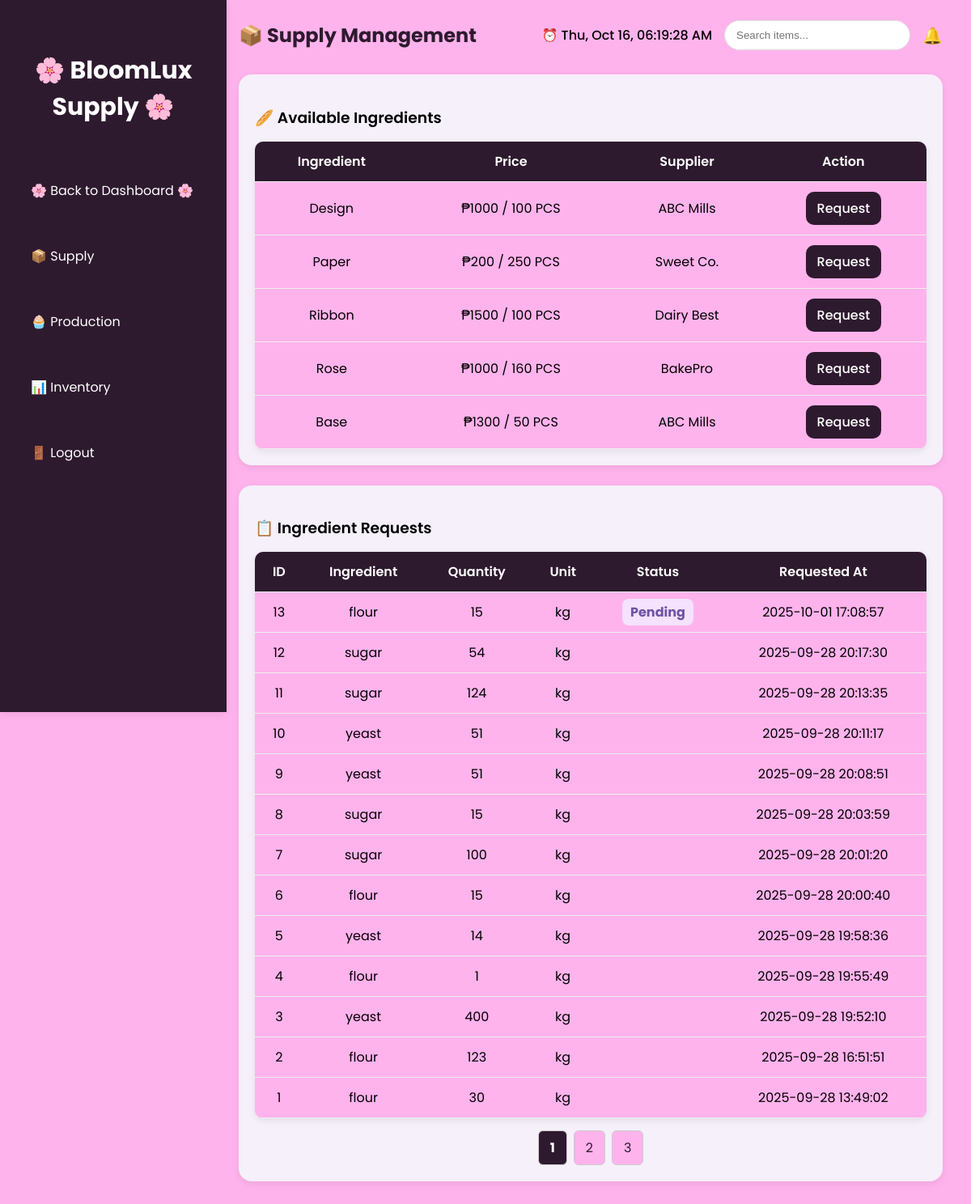
/supply.php (signed in), run on the app's committed database.
### tables this page shows
CREATE TABLE `requests` (
  `id` int(11) NOT NULL,
  `ingredient_id` int(11) NOT NULL,
  `user_id` int(11) NOT NULL,
  `ingredient_name` varchar(100) NOT NULL,
  `quantity` int(11) NOT NULL,
  `notes` text DEFAULT NULL,
  `unit` varchar(50) DEFAULT NULL,
  `status` enum('pending','approved','completed') DEFAULT 'pending',
  `requested_at` timestamp NOT NULL DEFAULT current_timestamp()
);

### supply.php (the view, shortened to what this page needs)
<?php
include 'backend/init.php';
$result_requests = $conn->query("SELECT * FROM requests ORDER BY requested_at DESC");
?>
<!DOCTYPE html>
<html lang="en">
<head>
    <link rel="stylesheet" href="css/supply.css">
</head>
<body>
    <div class="sidebar">
        <h2>🌸 BloomLux Supply 🌸</h2>
        <a href="home.php">🌸 Back to Dashboard 🌸</a>
        <a href="supply.php">📦 Supply</a>
        <a href="production.php">🧁 Production</a>
        <a href="inventory.php">📊 Inventory</a>
        <a href="logout.php">🚪 Logout</a>
    </div>
    <div class="main">
        <div class="top-bar">
            <div class="welcome">📦 Supply Management</div>
            <div class="top-right">
                <div id="live-time">⏰ Loading...</div>
                <div class="search-bar">
                    <input type="text" placeholder="Search items...">
                </div>
                <div class="notif" id="notif-icon">
                    🔔
                </div>
            </div>
        </div>
        <div class="card">
            <h3>🥖 Available Ingredients</h3>
            <table>
                <tr>
                    <th>Ingredient</th>
                    <th>Price</th>
                    <th>Supplier</th>
                    <th>Action</th>
                </tr>
                <tr>
                    <td>Design</td>
                    <td>₱1000 / 100 PCS</td>
                    <td>ABC Mills</td>
                    <td><a href="request_form.php?ingredient=Flour" class="btn">Request</a></td>
                </tr>
                <tr>
                    <td>Paper</td>
                    <td>₱200 / 250 PCS</td>
                    <td>Sweet Co.</td>
                    <td><a href="request_form.php?ingredient=Sugar" class="btn">Request</a></td>
                </tr>
                <tr>
                    <td>Ribbon</td>
                    <td>₱1500 / 100 PCS</td>
                    <td>Dairy Best</td>
                    <td><a href="request_form.php?ingredient=Butter" class="btn">Request</a></td>
                </tr>
                <tr>
                    <td>Rose</td>
                    <td>₱1000 / 160 PCS</td>
                    <td>BakePro</td>
                    <td><a href="request_form.php?ingredient=Yeast" class="btn">Request</a></td>
                </tr>
                <tr>
                    <td>Base</td>
                    <td>₱1300 / 50 PCS</td>
                    <td>ABC Mills</td>
                    <td><a href="request_form.php?ingredient=Flour" class="btn">Request</a></td>
                </tr>
            </table>
        </div>
        <div class="card">
            <h3>📋 Ingredient Requests</h3>
            <table>
                <tr>
                    <th>ID</th>
                    <th>Ingredient</th>
                    <th>Quantity</th>
                    <th>Unit</th>
                    <th>Status</th>
                    <th>Requested At</th>
                </tr>
                <?php if ($result_requests->num_rows > 0): ?>
                    <?php while ($row = $result_requests->fetch_assoc()): ?>
                        <tr>
                            <td><?= $row['id']; ?></td>
                            <td><?= htmlspecialchars($row['ingredient_name']); ?></td>
                            <td><?= htmlspecialchars($row['quantity']); ?></td>
                            <td><?= htmlspecialchars($row['unit']); ?></td>
                            <td>
                                <span class="badge <?= strtolower($row['status']); ?>">
                                    <?= ucfirst($row['status']); ?>
                                </span>
                            </td>
                            <td><?= $row['requested_at']; ?></td>
                        </tr>
                    <?php endwhile; ?>
                <?php else: ?>
                    <tr>
                        <td colspan="6" style="color:#8b4513;">No ingredient requests yet.</td>
                    </tr>
                <?php endif; ?>
            </table>
            <div class="pagination">
                <a href="#" class="active">1</a>
                <a href="#">2</a>
                <a href="#">3</a>
            </div>
        </div>
    </div>
</body>
</html>

### css/supply.css (style rules this page uses)
:root { --bg: #ffb3ecff; --card: #f5f0fa; --primary: #2e1a2eff; --text: #000000ff; --highlight: #000000ff; --shadow: 0 3px 10px rgba(0,0,0,0.08); }
body { font-family: 'Poppins', sans-serif; margin: 0; background: var(--bg); display: flex; color: var(--text); }
.sidebar { width: 240px; background: var(--primary); color: #ffffff; height: 100vh; position: fixed; display: flex; flex-direction: column; padding: 40px 20px; box-shadow: var(--shadow); }
.sidebar h2 { text-align: center; font-weight: 700; font-size: 30px; margin-bottom: 40px; }
.sidebar a { display: block; color: #ffffff; padding: 20px 18px; margin: 8px 0; text-decoration: none; border-radius: 50px; transition: 0.3s; }
.main { margin-left: 260px; flex-grow: 1; padding: 25px 35px; }
.top-bar { display: flex; justify-content: space-between; align-items: center; margin-bottom: 30px; }
.welcome { font-size: 1.5rem; font-weight: 700; color: var(--primary); }
.top-right { display: flex; align-items: center; gap: 15px; }
.search-bar input { padding: 10px 14px; border: 1px solid #ddd; border-radius: 20px; width: 200px; transition: 0.3s; background: #fff; color: var(--text); }
.notif { font-size: 20px; cursor: pointer; }
#live-time { font-weight: 500; color: var(--highlight); }
.card { background: var(--card); padding: 20px; border-radius: 16px; box-shadow: var(--shadow); margin-bottom: 25px; }
.card h3 { color: var(--highlight); margin-bottom: 15px; font-weight: 600; }
table { width: 100%; border-collapse: collapse; background: var(--bg); border-radius: 10px; overflow: hidden; box-shadow: var(--shadow); color: var(--text); }
th, td { padding: 12px 15px; border-bottom: 1px solid #eee; text-align: center; }
th { background: var(--primary); color: #fff; font-weight: 600; }
.btn { display: inline-block; background: var(--primary); color: white; padding: 8px 14px; border-radius: 10px; text-decoration: none; font-weight: 500; transition: 0.3s; }
.badge { padding: 5px 10px; border-radius: 8px; font-weight: bold; }
.pending { background: #f4e2ff; color: #6e54a3; }
.pagination { display: flex; justify-content: center; margin-top: 15px; gap: 8px; }
.pagination a { background: var(--bg); border: 1px solid #ccc; padding: 8px 14px; border-radius: 6px; text-decoration: none; color: var(--primary); transition: 0.3s; }
.pagination .active { background: var(--primary); color: white; font-weight: bold; }
.notif { font-size: 20px; cursor: pointer; position: relative; }

### data on the page
requests: id "13", ingredient_name "flour", quantity "15", unit "kg", status "Pending", requested_at "2025-10-01 17:08:57"
requests: id "12", ingredient_name "sugar", quantity "54", unit "kg", requested_at "2025-09-28 20:17:30"
requests: id "11", ingredient_name "sugar", quantity "124", unit "kg", requested_at "2025-09-28 20:13:35"
requests: id "10", ingredient_name "yeast", quantity "51", unit "kg", requested_at "2025-09-28 20:11:17"
requests: id "9", ingredient_name "yeast", quantity "51", unit "kg", requested_at "2025-09-28 20:08:51"
requests: id "8", ingredient_name "sugar", quantity "15", unit "kg", requested_at "2025-09-28 20:03:59"
requests: id "7", ingredient_name "sugar", quantity "100", unit "kg", requested_at "2025-09-28 20:01:20"
requests: id "6", ingredient_name "flour", quantity "15", unit "kg", requested_at "2025-09-28 20:00:40"
requests: id "5", ingredient_name "yeast", quantity "14", unit "kg", requested_at "2025-09-28 19:58:36"
requests: id "4", ingredient_name "flour", quantity "1", unit "kg", requested_at "2025-09-28 19:55:49"
requests: id "3", ingredient_name "yeast", quantity "400", unit "kg", requested_at "2025-09-28 19:52:10"
requests: id "2", ingredient_name "flour", quantity "123", unit "kg", requested_at "2025-09-28 16:51:51"
requests: id "1", ingredient_name "flour", quantity "30", unit "kg", requested_at "2025-09-28 13:49:02"
